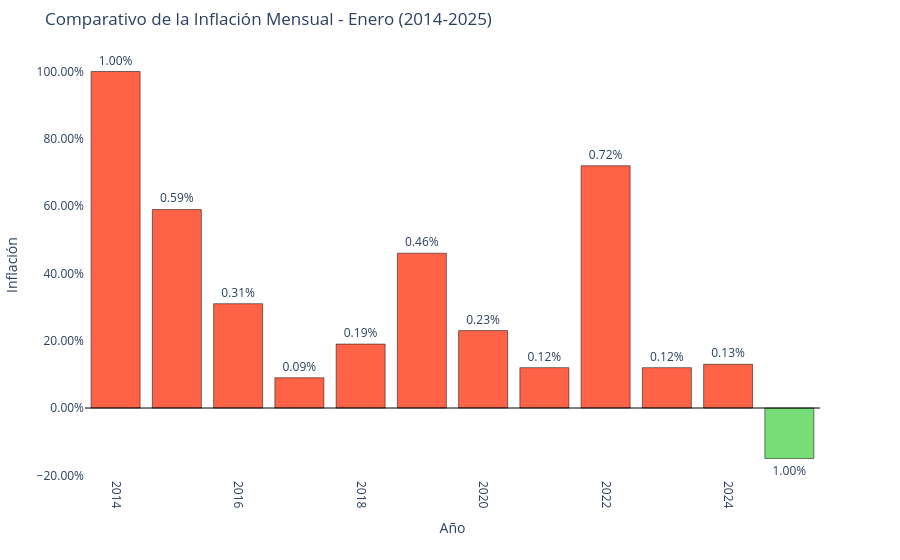

Notebook code for this chart:
### Code cell
graficar_inflacion_mensual_plotly(df_inflacion, "ENERO")

### Figure 1 — Plotly figure (JSON) as saved in the notebook; plotly's stock layout.template omitted (floating-point values rounded to 4 significant figures)
{"data": [{"hovertemplate": "Año=%{x}<br>Inflación (%)=%{y}<extra></extra>", "legendgroup": "", "marker": {"color": "#ff6347", "line": {"color": "black", "width": 0.5}, "pattern": {"shape": ""}}, "name": "", "orientation": "v", "showlegend": false, "text": ["1.00%", "0.59%", "0.31%", "0.09%", "0.19%", "0.46%", "0.23%", "0.12%", "0.72%", "0.12%", "0.13%", "-0.15%"], "textposition": ["outside", "outside", "outside", "outside", "outside", "outside", "outside", "outside", "outside", "outside", "outside", "inside"], "type": "bar", "x": [2014, 2015, 2016, 2017, 2018, 2019, 2020, 2021, 2022, 2023, 2024], "xaxis": "x", "y": [1.0, 0.59, 0.31, 0.09, 0.19, 0.46, 0.23, 0.12, 0.72, 0.12, 0.13], "yaxis": "y"}, {"hovertemplate": "Año=%{x}<br>Inflación (%)=%{y}<extra></extra>", "legendgroup": "", "marker": {"color": "#77dd77", "line": {"color": "black", "width": 0.5}, "pattern": {"shape": ""}}, "name": "", "orientation": "v", "showlegend": false, "text": ["1.00%", "0.59%", "0.31%", "0.09%", "0.19%", "0.46%", "0.23%", "0.12%", "0.72%", "0.12%", "0.13%", "-0.15%"], "textposition": ["outside", "outside", "outside", "outside", "outside", "outside", "outside", "outside", "outside", "outside", "outside", "inside"], "type": "bar", "x": [2025], "xaxis": "x", "y": [-0.15], "yaxis": "y"}], "layout": {"barmode": "relative", "legend": {"title": {"text": ""}, "tracegroupgap": 0}, "margin": {"b": 80, "t": 50}, "plot_bgcolor": "white", "shapes": [{"line": {"color": "black", "width": 1}, "type": "line", "x0": 0, "x1": 1, "xref": "x domain", "y0": 0, "y1": 0, "yref": "y"}], "showlegend": false, "title": {"text": "Comparativo de la Inflación Mensual - Enero (2014-2025)"}, "uniformtext": {"minsize": 6, "mode": "hide"}, "xaxis": {"anchor": "y", "domain": [0, 1], "tickangle": 90, "title": {"text": "Año"}}, "yaxis": {"anchor": "x", "domain": [0, 1], "tickformat": ".2%", "title": {"text": "Inflación"}}}}
